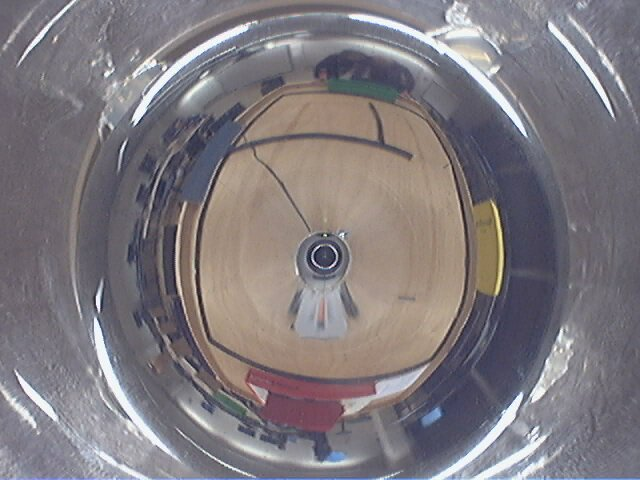
%> input picture assignment_3/pose_estimation/omni_snapshot.jpg, 640 x 480 px
$ octave GetBlobPattern.m   (GNU Octave 9; MATLAB toolbox functions it lacks are replaced by stand-ins)
%> lines starting %> are read from the running program, lines starting %| are printed output that depends on the picture; in (x1, y1, x2, y2) boxes, pixels count from 0 and x2, y2 are one past the last pixel; in counts of white or black regions, pixels touching at a corner belong together; the program's own positions count from 1
### assignment_3/pose_estimation/color_segment.m
%% Hue segments the image in n colors

function [cl_angles, cl_center , cl_type] = color_segment (color_s, img, sat, lum, max_pxarea, min_pxarea, img_center, radius, radius_inner , stdthreshold)

img_cols = size(img, 2);
img_rows = size(img, 1);

%% dim of max colors
color_segm_col = size(color_s, 1);


%% tranform image color space
img_hsv = rgb2hsv(img);


%% take channels
img_h = img_hsv(:,:,1);
img_s = img_hsv(:,:,2);
img_l = img_hsv(:,:,3);

% img_h(175, 53)
%  img_h(72,268)
% img_h(234,234)
color_s

valid_ha = ( ( img_h(:,:) >= color_s(1,1)) & ( img_h(:,:) < color_s(1,2)) );
imshow(valid_ha)
pause
valid_hb = ( ( img_h(:,:) >= color_s(2,1)) & ( img_h(:,:) < color_s(2,2)) );
imshow(valid_hb)
pause
valid_sa = ( ( img_s(:,:) >= sat(1) ) & ( img_s(:,:) < sat(2) ) );
imshow(valid_sa)
pause
valid_sb = ( ( img_s(:,:) >= sat(1) ) & ( img_s(:,:) < sat(2) ) );
imshow(valid_sb)
pause
valid_la = ( ( img_l(:,:) >= lum(1) ) & ( img_l(:,:) < lum(2) ) );
imshow(valid_la)
pause
valid_lb = ( ( img_l(:,:) >= lum(1) ) & ( img_l(:,:) < lum(2) ) );
imshow(valid_lb)
pause

valid_a = valid_ha .* valid_sa .* valid_la;
imshow(valid_a)
pause
valid_b = valid_hb .* valid_sb .* valid_lb;
imshow(valid_b)
pause


%% label
[L_a, num_a] = bwlabel(valid_a, 8);
'color'
imshow(L_a)
pause
'nocolor'
[L_b, num_b] = bwlabel(valid_b, 8);
% [L_a, num_a] = bwlabel(valid_a, 4);
% [L_b, num_b] = bwlabel(valid_b, 4);


figure(13)
subplot(2,1,1);
axis equal;
RGB = label2rgb(L_a);
imshow(RGB);
pause
subplot(2,1,2);
axis equal;
RGB = label2rgb(L_b);
imshow(RGB);
pause
figure(12)
hold on

%% center accumulator
cl_center = [];
cl_angles = [];
cl_type = [];

% filter too small cluster
% channel A
for i = 1:num_a,
    idx = find(L_a == i);

    if ( (size( (idx),1) < min_pxarea) || (size( (idx),1) > max_pxarea) )
        L_a(idx) = 0;
    else
        c_col = (floor(idx / img_rows) + 1);
        c_row = (mod(idx, img_rows) + 1);

        cc2 = sum(c_col) / size( (idx),1);
        cc1 = sum(c_row) / size( (idx),1);

	cstd = std(c_col);
	rstd = std(c_row);

	cc = img_center(1);
	rc = img_center(2);
% [5 lines of commented-out code are left out]
	if( (cc1 - rc)^2 + (cc2 - cc)^2 < radius^2)
		if( (cc1 - rc)^2 + (cc2 - cc)^2 > radius_inner^2)
			if ( (cstd <= stdthreshold) && (rstd <= stdthreshold) )
				[size( (idx),1)	 cstd rstd 1]
				cl_center = [cl_center; [cc1, cc2]];
				cl_type = [cl_type ; 1];  % 1st color = green
			end;
		end
	end
    end
end

% channel B
for i = 1:num_b,
    idx = find(L_b == i);

    if ( (size( (idx),1) < min_pxarea) || (size( (idx),1) > max_pxarea) )
        L_b(idx) = 0;
    else
        c_col = (floor(idx / img_rows) + 1);
        c_row = (mod(idx, img_rows) + 1);

	cstd = std(c_col);
	rstd = std(c_row);

        cc2 = sum(c_col) / size( (idx),1);
        cc1 = sum(c_row) / size( (idx),1);

	cc = img_center(1);
	rc = img_center(2);
% [5 lines of commented-out code are left out]
	if( (cc1 - rc)^2 + (cc2 - cc)^2 < radius^2)
		if( (cc1 - rc)^2 + (cc2 - cc)^2 > radius_inner^2)
			if ( (cstd <= stdthreshold) && (rstd <= stdthreshold) )
				[ size( (idx),1) cstd rstd 2 ]
				cl_center = [cl_center; [cc1, cc2]];
				cl_type = [cl_type ; 2];  % 2nd color = blue
			end;
		end
	end
    end
end

%%
% [14 lines of commented-out code are left out]
%% atan is (deltarow, deltacol)
if(isempty(cl_center) ~= 1)

%     cl_angles = atan2(cl_center(:, 1) - img_center(:, 1), cl_center(:, 2) - img_center(:, 2));
    cl_angles = atan2(cl_center(:, 1) - img_center(:, 2), cl_center(:, 2) - img_center(:, 1));

    for i=1:size(cl_center,1)
      if cl_angles(i) > pi, cl_angles(i) = cl_angles(i) - pi*2; end
      if cl_angles(i) <= -pi, cl_angles(i) = cl_angles(i) + pi*2; end
    end

end
cl_center
cl_angles
cl_type

### assignment_3/pose_estimation/configfile_blobs.m
%% define hue space segmentation windows
%% str point, delta

% color_s = zeros(2,2);
% % green
% color_s(1,:) = [ 1.02974426, 3.05432619];
% % blue
% color_s(2,:) = [3.05432619, 4.6774824];
%
% %% normalize it
% color_s = color_s/(2*pi);

% %% def values for saturation and luminance
% sat = [0.3 1];
% lum = [0.8 1];

%% define hue space segmentation windows
color_s = zeros(2,2);
% green
% color_s(1,:) = [0.3 0.4]; % green
% color_s(1,:) = [0.01 0.15];  %orange
% blue
% color_s(2,:) = [0.52 0.58];

% color_s(1,:) = [118 125] / 255; % green

% The colors used for filtering
color_s(1,:) = [325 355] / 360; % red
color_s(2,:) = [32 50] / 360;  % yellow


%% def values for saturation and luminance
% sat = [0.3 1];  % use for green
% sat = [0.01 1];  % orange
sat = [0.40 1];  % orange
% lum = [0.3 0.95];
lum = [0.4 1];

%% min pxl area
% min_pxarea = 300;
min_pxarea = 30;
max_pxarea = 2000;

%% std threshold for color blob
stdthreshold = 15;

### assignment_3/pose_estimation/GetBlobPattern.m

global vid
global center Rmax Rmin
path(path, './scans/');
configfile_blobs;

% Loop - while the user wants, get image, compute pattern, store pattern
NumStrings = 0;
while true
	% Get user input for looping
	Option = input('Get a new image [1/0] : ');
%> the answer given: 1
	if Option == 0, break; end
	NumStrings = NumStrings + 1;
	PlaceNum = input('Which place [1/2/3] : ');
%> the answer given: 1

    img = input('What is the path of the image?\n> ');
%> the answer given: 'omni_snapshot.jpg'

    img = imread(img);
%> img is the input picture: size 480x640x3 uint8; mean R, G, B 127.2, 121.7, 126.5
	%img = getsnapshot(vid);
 	figure(12), clf; imshow(img);
    pause;

	%% img center [row, col]
	img_center = center';
	radius = Rmax;
	radius_inner = Rmin;

	%% color segment
	[cl_angles, cl_center, cl_type] = color_segment(color_s, img, sat, lum, max_pxarea, min_pxarea, img_center, radius, radius_inner , stdthreshold);
%> in color_segment, `img_hsv = rgb2hsv(img);`: img_hsv: size 480x640x3 double; mean H, S, V 0.55, 0.128, 0.527
%> in color_segment, `img_h = img_hsv(:,:,1);`:
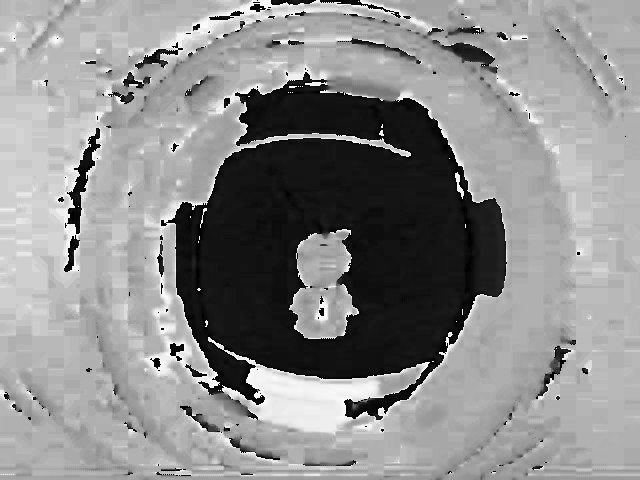
%> img_h: size 480x640 double; min 0, max 0.996, mean 0.55
%> in color_segment, `img_s = img_hsv(:,:,2);`:
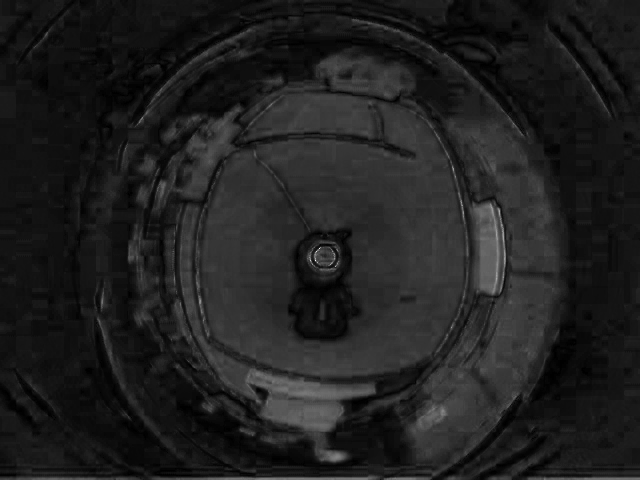
%> img_s: size 480x640 double; min 0, max 1, mean 0.128
%> in color_segment, `img_l = img_hsv(:,:,3);`:
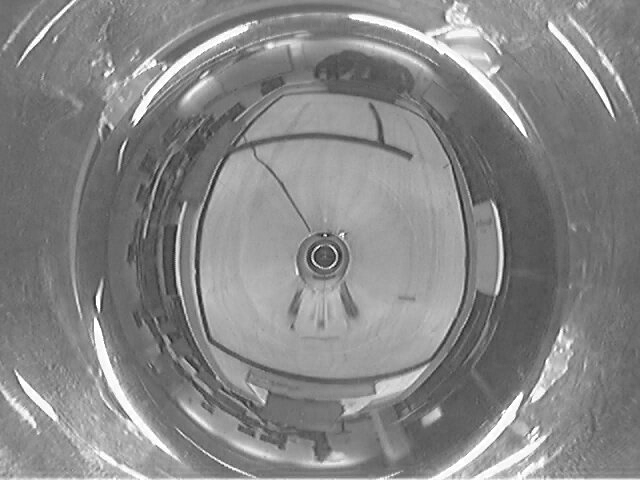
%> img_l: size 480x640 double; min 0.0549, max 1, mean 0.527
%> in color_segment, `valid_ha = ( ( img_h(:,:) >= color_s(1,1)) & ( img_h(:,:) < color_s(1,..`:
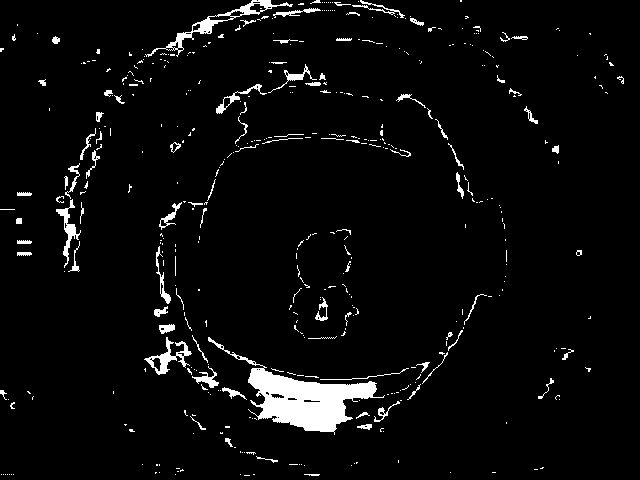
%> valid_ha: size 480x640 logical; 4.2% white; 444 white regions (353 under 20 px), largest, box (x1, y1, x2, y2) and area: (208, 337, 385, 435) 4735, (145, 0, 293, 57) 894, (144, 337, 192, 375) 520
%> in color_segment, `valid_hb = ( ( img_h(:,:) >= color_s(2,1)) & ( img_h(:,:) < color_s(2,..`: valid_hb: size 480x640 logical; 2.2% white; 314 white regions (258 under 20 px), largest, box (x1, y1, x2, y2) and area: (469, 199, 506, 296) 2380, (430, 288, 460, 316) 362, (451, 43, 494, 64) 333
%> in color_segment, `valid_sa = ( ( img_s(:,:) >= sat(1) ) & ( img_s(:,:) < sat(2) ) );`: valid_sa: size 480x640 logical; 0.6% white; 85 white regions (68 under 20 px), largest, box (x1, y1, x2, y2) and area: (485, 204, 500, 294) 378, (219, 478, 368, 480) 292, (289, 389, 336, 397) 239
%> in color_segment, `valid_la = ( ( img_l(:,:) >= lum(1) ) & ( img_l(:,:) < lum(2) ) );`:
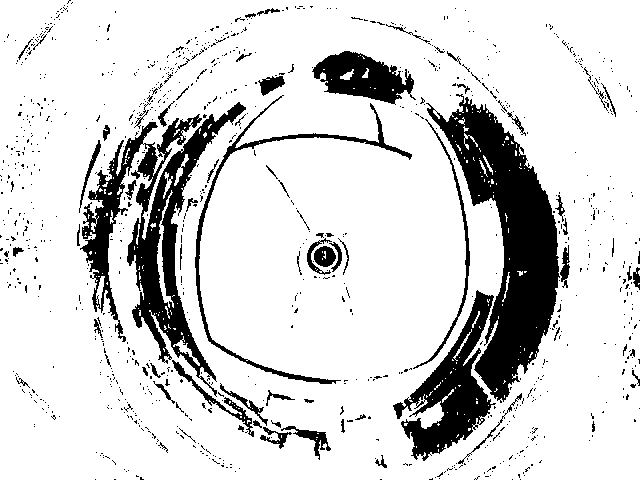
%> valid_la: size 480x640 logical; 83.9% white; 1001 black regions (924 under 20 px), largest, box (x1, y1, x2, y2) and area: (426, 94, 560, 403) 15945, (80, 102, 246, 397) 12597, (393, 290, 496, 461) 6222
%> in color_segment, `valid_a = valid_ha .* valid_sa .* valid_la;`: valid_a: size 480x640 double; values 0 (black) and 1 (white), 0.16% white; 16 white regions (9 under 20 px), largest, box (x1, y1, x2, y2) and area: (289, 389, 336, 397) 239, (264, 375, 284, 384) 59, (274, 387, 289, 392) 57
%> in color_segment, `valid_b = valid_hb .* valid_sb .* valid_lb;`:
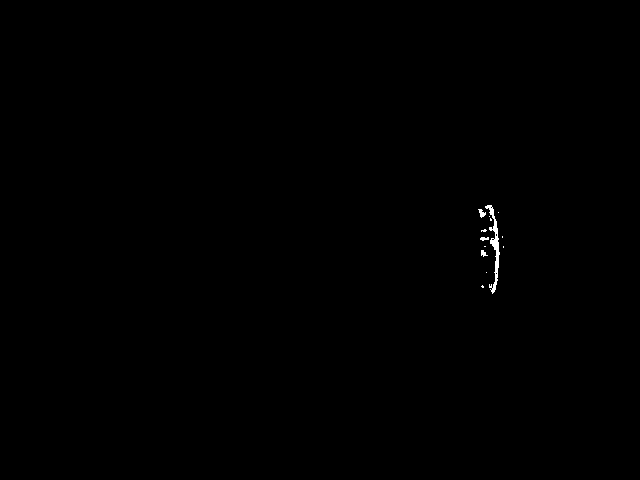
%> valid_b: size 480x640 double; values 0 (black) and 1 (white), 0.16% white; 13 white regions (9 under 20 px), largest, box (x1, y1, x2, y2) and area: (485, 205, 500, 294) 371, (478, 209, 486, 218) 39, (481, 250, 488, 257) 28, (480, 237, 489, 241) 26
%> in color_segment, `[L_a, num_a] = bwlabel(valid_a, 8);`: L_a: size 480x640 double; 17 distinct labels, from 0 to 16
%> in color_segment, `[L_a, num_a] = bwlabel(valid_a, 8);`: num_a = 16
%> in color_segment, `[L_b, num_b] = bwlabel(valid_b, 8);`: L_b: size 480x640 double; 14 distinct labels, from 0 to 13
%> in color_segment, `[L_b, num_b] = bwlabel(valid_b, 8);`: num_b = 13
%> in color_segment, `RGB = label2rgb(L_a);`:
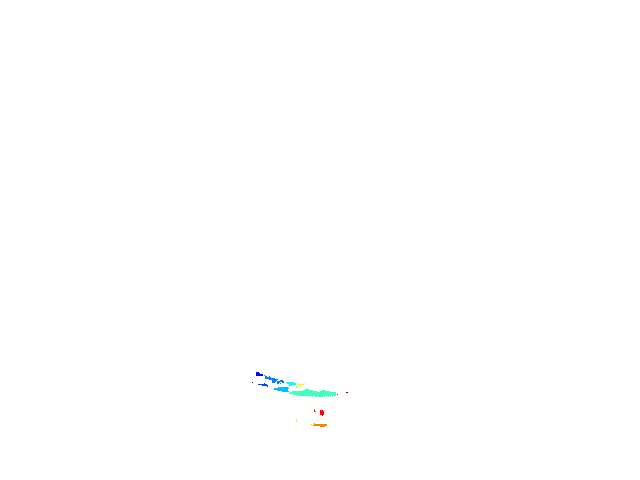
%> RGB: size 480x640x3 uint8; mean R, G, B 254.7, 254.9, 254.9
%> the loop in color_segment, `for i = 1:num_a,` made 4 passes
%> (cc2, cc1, cstd, rstd) on pass 4: (274.6, 381.5, 5.24, 2)
%> idx on pass 1: 121343
%> the run ends on the next line
